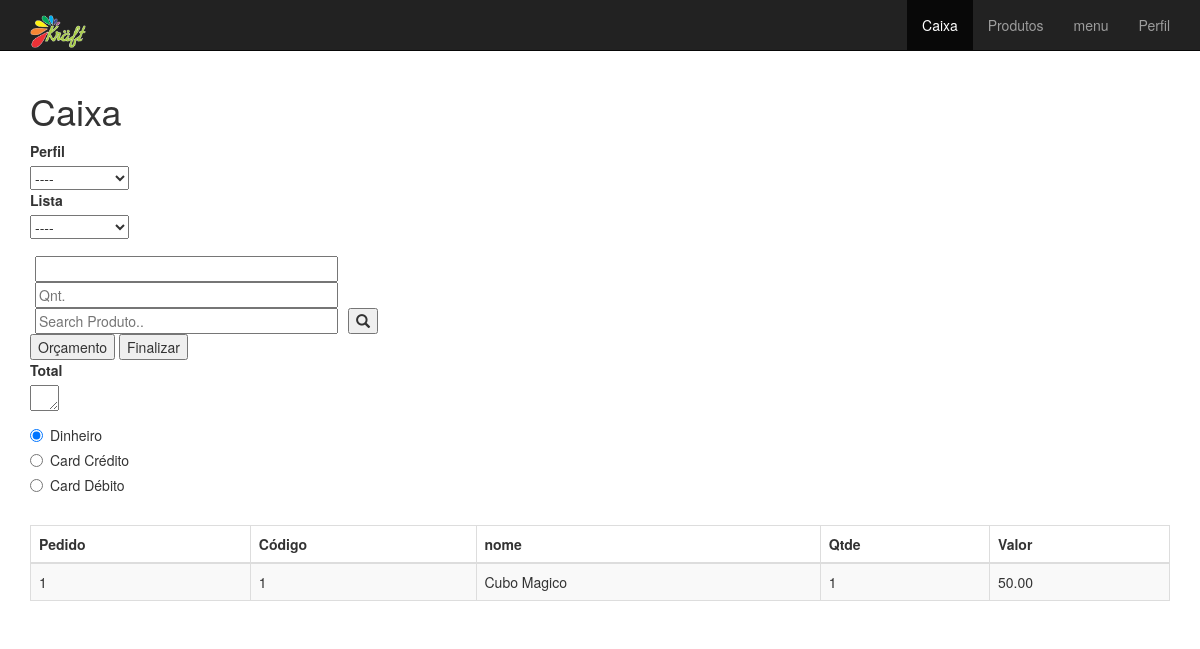
The page / on the database its author committed.
### appkraft/models.py (models this page shows, shortened)
class Compras(models.Model):
    codigo_compra = models.ForeignKey(Compra_Id, on_delete=models.CASCADE)
    codigo_produto = models.IntegerField()
    nome = models.CharField(max_length=150)
    valor = models.DecimalField(max_digits=5, decimal_places=2)
    create_data = models.DateTimeField(
        default=timezone.now, blank=True, null=True
    )
    quantidade = models.IntegerField()

class Compra_Id(models.Model):
    STATUS = [
        ('Andamento','Andamento'),
        ('Finalizada','Finalizada'),
        ('Orçamento','Orçamento')
    ]
    status = models.CharField(max_length=10, choices=STATUS)
    create_date = models.DateTimeField(
        default=timezone.now
    )
    def __str__(self):
        return str(self.pk)

### appkraft/views.py (the view, shortened to what this page needs)
# urls.py: path('', views.home, name='home'),
def home(request):
    global lista
    global produto
    """
    O Django segue o padrão MVC muito de perto, mas usa uma terminologia ligeiramente dierente. O django é
    essencialmente um framework MTV(Model-Template-View). Usa o termo Templates para Views e Views para
    Controller. Em outras palavras, nas views do Django são chamados templates e controllers e são chamados
    views. O código HTML estará em modelos e o código Python etará em Views e Models.
    """
    search = request.GET.get('search')
    quantidade = request.GET.get('qnt')
    venda = request.GET.get('vnd')
    compras = Compras.objects.all()
    context = {'lista':compras, 'venda':venda}
    return render(request, 'appkraft/home.html', context)

### appkraft/templates/appkraft/home.html (shortened to what this page needs)
{% extends 'appkraft/base.html' %}
{% block content %}
<div class="header">
    <div class="container">
        <h1>Caixa</h1>
    </div>
</div>
<div class="container">
    <label for="perfil">Perfil</label>
    <br>
    <select id="perfil">
        <option value="">----</option>
    </select>
    <br>
    <label for="lista">Lista</label>
    <br>
    <select id="lista">
        <option value="">----</option>
    </select>
    <form action="" class="input-group" method="GET">
        <div class="input-group">
                <input name="vnd" type="text" class="form-inline" value="{% if venda  %} {{venda}} {% endif%}">
                <input name="qnt" type="text" class="form-inline" placeholder="Qnt.">
                <input name="search" type="text" class="form-inline" placeholder="Search Produto.." autofocus>
                <button type="submit">
                    <span class="glyphicon glyphicon-search"></span>
                </button>
        </div>
    </form>
</div>
<div class="container">
    <button>Orçamento</button>
    <button>Finalizar</button>
</div>
<div class="container">
    <label for="total">Total</label>
    <br>
    <textarea name="total" id="total" cols="1" rows="1" width="100"></textarea>
</div>
<div class="container">
    <div class="radio">
        <label><input type="radio" name="optradio" checked>Dinheiro</label>
    </div>
    <div class="radio">
        <label><input type="radio" name="optradio">Card Crédito</label>
    </div>
    <div class="radio">
        <label><input type="radio" name="optradio">Card Débito</label>
    </div>
</div>
<div class="container">
        <br>
        <table class="table table-bordered table-striped">
          <thead>
            <tr>
              <th>Pedido</th>
              <th>Código</th>
              <th>nome</th>
              <th>Qtde</th>
              <th>Valor</th>
            </tr>
          </thead>
          <tbody id="myTable">
            {% for produto in lista %}
                <tr>
                    <td>{{produto.codigo_compra}}</td>
                    <td>{{produto.codigo_produto}}</td>
                    <td>{{produto.nome}}</td>
                    <td>{{produto.quantidade}}</td>
                    <td>{{produto.valor}}</td>
                </tr>
            {% endfor %}
          </tbody>
        </table>
    </div>
{% endblock %}

### appkraft/static/css/appkraft.css (style rules this page uses)
.input-group { margin-top: 1%; }
.input-group input { width: 50%; margin: 0 5px 0 5px; margin-right: 10px; z-index: 1000; }

### rows shown on the page
Compras: codigo_compra "1", codigo_produto "1", nome "Cubo Magico", quantidade "1", valor "50.00"
